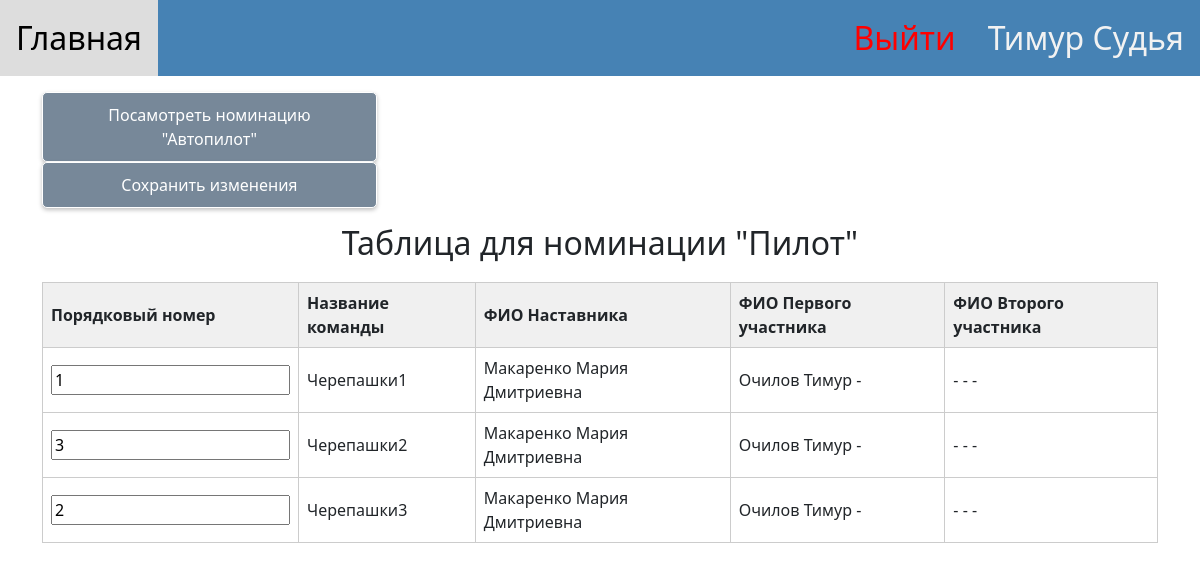
The app's page /redact_random_queue/15/pilot (signed in), older data.
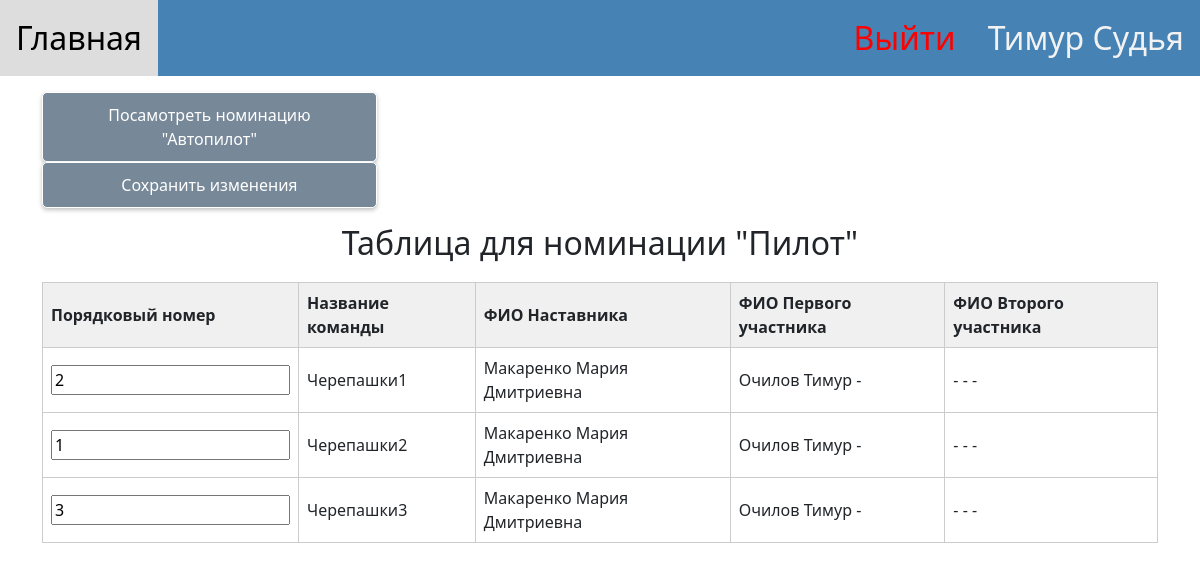
The same page, newer data.
### for_work_with_database/class_db_team.py (models this page shows)
class TeamDB(SqlAlchemyBase):
    __tablename__ = 'teams'
    id = sqlalchemy.Column(sqlalchemy.Integer, primary_key=True, autoincrement=True)
    name_command = sqlalchemy.Column(sqlalchemy.String)
    name_of_organization = sqlalchemy.Column(sqlalchemy.String)
    first_score = sqlalchemy.Column(sqlalchemy.Text)
    second_score = sqlalchemy.Column(sqlalchemy.Text)
    nomination = sqlalchemy.Column(sqlalchemy.Integer)
    competition_id = sqlalchemy.Column(sqlalchemy.Integer)
    manager = sqlalchemy.Column(sqlalchemy.String)
    number_phone_of_manager = sqlalchemy.Column(sqlalchemy.String)
    email_of_manager = sqlalchemy.Column(sqlalchemy.String)
    name_first_member = sqlalchemy.Column(sqlalchemy.String)
    last_name_first_member = sqlalchemy.Column(sqlalchemy.String)
    middle_name_first_member = sqlalchemy.Column(sqlalchemy.String)
    date_birthday_first_member = sqlalchemy.Column(sqlalchemy.String)
    certificate_PFDO_first_member = sqlalchemy.Column(sqlalchemy.String)
    name_second_member = sqlalchemy.Column(sqlalchemy.String)
    middle_name_second_member = sqlalchemy.Column(sqlalchemy.String)
    last_name_second_member = sqlalchemy.Column(sqlalchemy.String)
    date_birthday_second_member = sqlalchemy.Column(sqlalchemy.String)
    certificate_PFDO_second_member = sqlalchemy.Column(sqlalchemy.String)
    final_top = sqlalchemy.Column(sqlalchemy.Integer)
    final_score = sqlalchemy.Column(sqlalchemy.Integer)
    random_queue = sqlalchemy.Column(sqlalchemy.Integer)
    time_of_first_race = sqlalchemy.Column(sqlalchemy.Integer)
    time_of_second_race = sqlalchemy.Column(sqlalchemy.Integer)
    list_logs_score_of_first_race = sqlalchemy.Column(sqlalchemy.Text)
    list_logs_score_of_second_race = sqlalchemy.Column(sqlalchemy.Text)

### main.py (the view, shortened to what this page needs)
@app.route("/redact_random_queue/<int:competition_id>/<string:nomination>", methods=["POST", "GET"])
@limiter.limit(REQUESTS_TIME)
def redact_random_queue(competition_id, nomination):
    if not current_user.is_authenticated:
        return redirect("/")
    if current_user.role_id == 1:
        return redirect("/")
    sess = db_session.create_session()
    print(find_nominatation_id_by_name(nomination), type(find_nominatation_id_by_name(nomination)))
    teams = sess.query(TeamDB).filter(TeamDB.competition_id == competition_id,
                                      TeamDB.nomination == find_nominatation_id_by_name(nomination)).all()
    for i in teams:
        print(i.nomination)
    if request.method == "GET":
        return render_template("redact_random_queue.html", teams=teams, is_error=False, competition_id=competition_id,
                               nomination_show=find_nominatation_name_by_id(find_nominatation_id_by_name(nomination)))

### for_work_with_database/db_session.py (called while the page is built)
def create_session() -> Session:
    global __factory
    return __factory()

### main.py (called while the page is built)
@login_manager.user_loader
def load_user(user_id):
    db_sess = db_session.create_session()
    return db_sess.query(User).get(user_id)

def find_nominatation_id_by_name(name_of_nomination):
    if name_of_nomination == "pilot":
        return 1
    return 2

def find_nominatation_name_by_id(name_of_nomination):
    if name_of_nomination == 1:
        return "Пилот"
    return "Автопилот"

### templates/redact_random_queue.html (shortened to what this page needs)
{% extends "base.html" %}
{% block content %}
<body>
<p align="center">
<div>
    {% if nomination_show == "Пилот" %}
    <a href="/redact_random_queue/{{competition_id}}/autopilot">
        <button class="green_button" type="button" style="width: 30%">Посaмотреть номинацию "Автопилот"</button></a>
    {% else %}
    <a href="/redact_random_queue/{{competition_id}}/pilot">
        <button class="green_button" type="button" style="width: 30%">Посмотреть номинацию "Пилот"</button></a>
    {% endif %}
</div>
<div>
    <button class="green_button" type="submit" form="form_for_redact_random_queue" style="width: 30%;">Сохранить изменения</button>
</div>
</p>
<h2 align="center">Таблица для номинации "{{ nomination_show }}"</h2>
<form id="form_for_redact_random_queue" method="POST">
<table>
    <thead>
    <tr>
        <th>Порядковый номер</th>
        <th>Название команды</th>
        <th>ФИО Наставника</th>
        <th>ФИО Первого участника</th>
        <th>ФИО Второго участника</th>
    </tr>
    </thead>
    <tbody>
        {% for team in teams %}
            <tr>
                {% if is_error %}
                    <td><input value="{{dict_of_last_values[str(team.id)]}}" type="text" name="{{team.id}}" id="{{team.id}}" form="form_for_redact_random_queue"></td>
                {% else %}
                    <td><input value="{{team.random_queue}}" type="text" name="{{team.id}}" id="{{team.id}}" form="form_for_redact_random_queue"></td>
                {% endif %}
                <td>{{team.name_command}}</td>
                <td>{{team.manager}}</td>
                <td>{{team.last_name_first_member}} {{team.name_first_member}} {{team.middle_name_first_member}}</td>
                <td>{{team.last_name_second_member}} {{team.name_second_member}} {{team.middle_name_second_member}}</td>
            </tr>
        {% endfor %}
    </tbody>
</table>
<head>
</head>
</html>
{% endblock %}

### templates/base.html (shortened to what this page needs)
<!DOCTYPE html>
<html lang="en">
<head>
    <link href="https://cdn.jsdelivr.net/npm/bootstrap@5.0.2/dist/css/bootstrap.min.css" rel="stylesheet"
>
    <link rel="stylesheet" href="{{ url_for('static',filename='styles/style.css') }}">
    <div class="topnav">
        <a class="active" href="/">Главная</a>
        {% if not current_user.is_authenticated%}
            <a href="/login_user" style="float: right">Войти</a>
        {% else %}
            <a href="/" style="float: right">
                {{current_user.name}} {{current_user.last_name}}
            </a>
            <a href="/logout" style="float: right"><font color="red">Выйти</font></a>
        {% endif %}
    </div>
</head>
<main role="main" class="container">
    {% block content %}{% endblock %}
</html>

Row changes from the older to the newer data that the page shows:
changed TeamDB "Черепашки1": random_queue "1" → "2"
changed TeamDB "Черепашки2": random_queue "3" → "1"
changed TeamDB "Черепашки3": random_queue "2" → "3"
